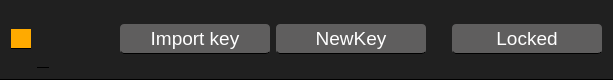
<?xml version="1.0" encoding="UTF-8"?>
<ui version="4.0">
 <class>WalletItemFrame</class>
 <widget class="QFrame" name="WalletItemFrame">
  <property name="geometry">
   <rect>
    <x>0</x>
    <y>0</y>
    <width>613</width>
    <height>80</height>
   </rect>
  </property>
  <property name="minimumSize">
   <size>
    <width>430</width>
    <height>0</height>
   </size>
  </property>
  <property name="maximumSize">
   <size>
    <width>16777215</width>
    <height>80</height>
   </size>
  </property>
  <property name="font">
   <font>
    <pointsize>14</pointsize>
   </font>
  </property>
  <property name="windowTitle">
   <string>Frame</string>
  </property>
  <property name="styleSheet">
   <string notr="true">background-color: rgb(32, 32, 32);
border-bottom-color: rgb(0, 0, 0);
border-bottom-width: 1px;
border-style: solid;</string>
  </property>
  <property name="frameShape">
   <enum>QFrame::StyledPanel</enum>
  </property>
  <property name="frameShadow">
   <enum>QFrame::Raised</enum>
  </property>
  <layout class="QHBoxLayout" name="horizontalLayout_3">
   <item>
    <layout class="QHBoxLayout" name="horizontalLayout_2">
     <item>
      <widget class="QFrame" name="frame">
       <property name="minimumSize">
        <size>
         <width>20</width>
         <height>20</height>
        </size>
       </property>
       <property name="maximumSize">
        <size>
         <width>20</width>
         <height>20</height>
        </size>
       </property>
       <property name="styleSheet">
        <string notr="true">background-color: rgb(255, 170, 0);</string>
       </property>
       <property name="frameShape">
        <enum>QFrame::StyledPanel</enum>
       </property>
       <property name="frameShadow">
        <enum>QFrame::Raised</enum>
       </property>
      </widget>
     </item>
     <item>
      <widget class="QLabel" name="labelWalletName">
       <property name="font">
        <font>
         <family>Arial</family>
         <pointsize>16</pointsize>
        </font>
       </property>
       <property name="styleSheet">
        <string notr="true">color: rgb(255, 255, 255);
background-color: rgba(255, 255, 255, 0);</string>
       </property>
       <property name="text">
        <string/>
       </property>
      </widget>
     </item>
     <item>
      <spacer name="horizontalSpacer">
       <property name="orientation">
        <enum>Qt::Horizontal</enum>
       </property>
       <property name="sizeHint" stdset="0">
        <size>
         <width>40</width>
         <height>20</height>
        </size>
       </property>
      </spacer>
     </item>
     <item>
      <widget class="QPushButton" name="pushButtonImportKey">
       <property name="minimumSize">
        <size>
         <width>150</width>
         <height>30</height>
        </size>
       </property>
       <property name="maximumSize">
        <size>
         <width>16777215</width>
         <height>30</height>
        </size>
       </property>
       <property name="font">
        <font>
         <family>Arial</family>
         <pointsize>14</pointsize>
        </font>
       </property>
       <property name="styleSheet">
        <string notr="true">color: rgb(255, 255, 255);
background-color: rgb(95, 94, 94);
border-radius: 4px;</string>
       </property>
       <property name="text">
        <string>Import key</string>
       </property>
      </widget>
     </item>
     <item>
      <widget class="QPushButton" name="pushButtonNewKey">
       <property name="minimumSize">
        <size>
         <width>150</width>
         <height>30</height>
        </size>
       </property>
       <property name="font">
        <font>
         <family>Arial</family>
         <pointsize>14</pointsize>
        </font>
       </property>
       <property name="styleSheet">
        <string notr="true">color: rgb(255, 255, 255);
background-color: rgb(95, 94, 94);
border-radius: 4px;</string>
       </property>
       <property name="text">
        <string>NewKey</string>
       </property>
      </widget>
     </item>
     <item>
      <spacer name="horizontalSpacer_2">
       <property name="orientation">
        <enum>Qt::Horizontal</enum>
       </property>
       <property name="sizeType">
        <enum>QSizePolicy::Fixed</enum>
       </property>
       <property name="sizeHint" stdset="0">
        <size>
         <width>20</width>
         <height>20</height>
        </size>
       </property>
      </spacer>
     </item>
     <item>
      <widget class="QPushButton" name="pushButtonLock">
       <property name="minimumSize">
        <size>
         <width>150</width>
         <height>30</height>
        </size>
       </property>
       <property name="maximumSize">
        <size>
         <width>16777215</width>
         <height>30</height>
        </size>
       </property>
       <property name="font">
        <font>
         <family>Arial</family>
         <pointsize>14</pointsize>
        </font>
       </property>
       <property name="styleSheet">
        <string notr="true">color: rgb(255, 255, 255);
background-color: rgba(95, 94, 94, 1);
border-radius: 4px;</string>
       </property>
       <property name="text">
        <string>Locked</string>
       </property>
      </widget>
     </item>
    </layout>
   </item>
  </layout>
 </widget>
 <resources/>
 <connections/>
</ui>
